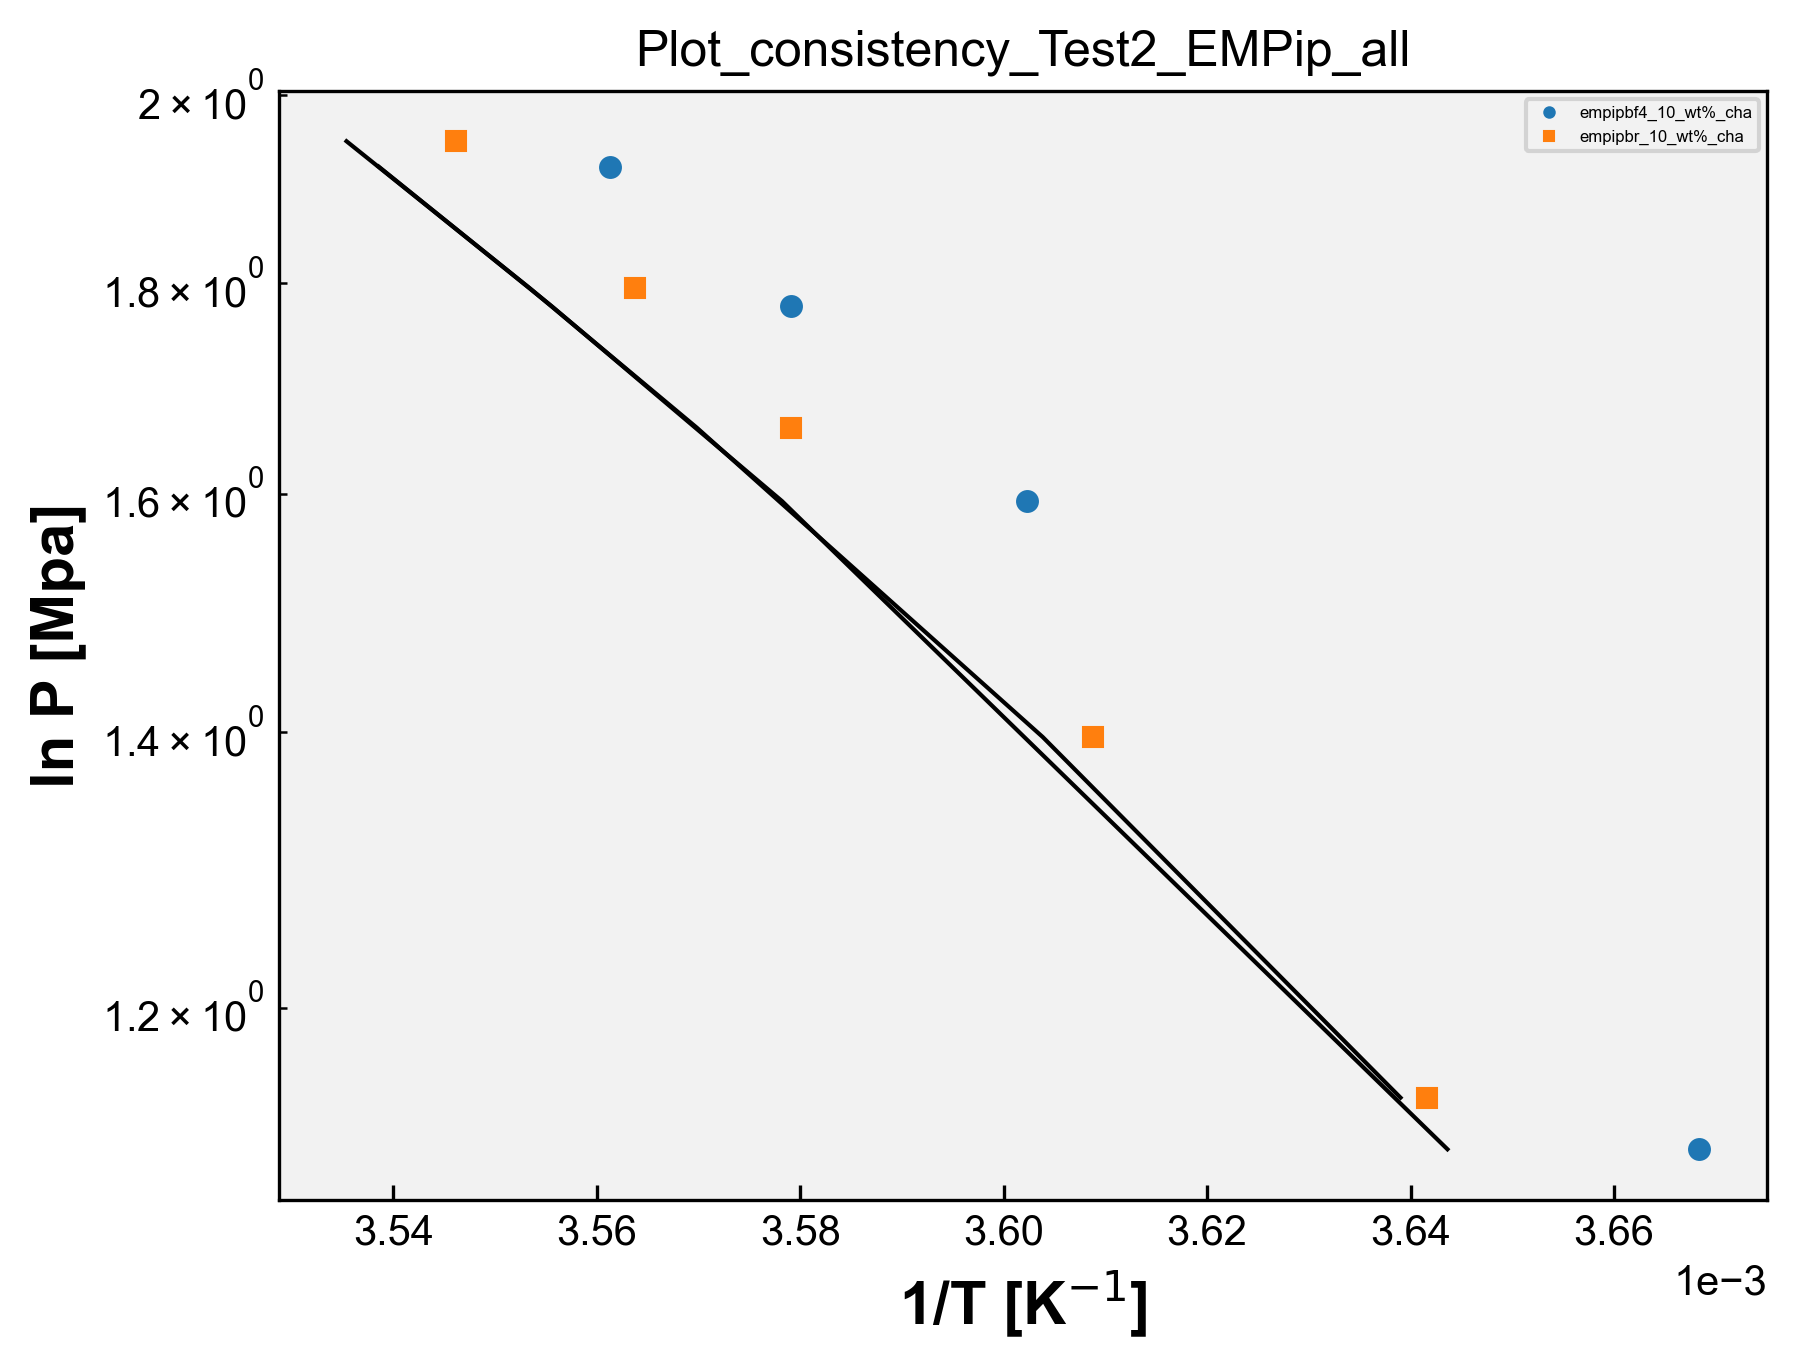

The Python source for this figure:
# Plot_consistency - EMPip
import matplotlib.pyplot as plt
import matplotlib
from matplotlib.font_manager import FontProperties
import pandas as pd
import numpy as np
import openpyxl
import os

matplotlib.rcParams['font.family'] = "Arial" # change the default font # mudança da fonte
matplotlib.rcParams['xtick.direction'] = 'in' # change the ticks direction # mudança da direção dos marcadores ao longo dos eixos de um gráfico que indicam valores específicos
matplotlib.rcParams['ytick.direction'] = 'in'
font = FontProperties() # cria uma instância de propriedades de fontes, tamanho, estilo e família
font.set_family('sans-serif') # 'serif', 'sans-serif', 'cursive', 'fantasy', or 'monospace' # família da fonte
font.set_name('Arial') # nome da fonte
font.set_weight('bold') # 'ultralight', 'light', 'normal', 'regular', 'book', 'medium', 'roman', 'semibold', 'demibold', 'demi', 'bold', 'heavy', 'extra bold', 'black' # peso da fonte
font.set_style('normal') #'normal', 'italic' or 'oblique' # estilo da fonte, negrito, itálico, normal, etc
font.set_size('x-large') # xx-small', 'x-small', 'small', 'medium', 'large', 'x-large', 'xx-large' # tamanho da fonte
plt.rcParams['figure.dpi'] = 300 # resolução padrão para as figuras exibidas na tela
plt.rcParams['savefig.dpi'] = 300 # resolução padrão para as figuras salvas em arquivos PNG, PDF ou SVG
opt = {'fillstyle':'full','markersize':5,'markeredgewidth':0.5} # aparência dos marcadores, fillstyle: full - estilo de preenchimento markersize: 5 - tamanho do marcador markeredgewidth: 0.5 largura da borda do marcador
plt.rcParams['figure.facecolor'] = (1.0,1.0,1.0,0.0) # cor de fundo da figura como transparente
plt.rcParams['axes.facecolor'] = '0.95' # cor de fundo dos eixos como uma tonalidade de cinza claro
#plt.rcParams['figure.figsize'] = (4,4) # tamanho da figura padrão em polegadas


caminho_arquivo = 'EMPip.xlsx' # caminho do arquivo
wb = openpyxl.load_workbook(caminho_arquivo) # ler dados de abas individuais do arquivo Excel sem abrir e fechar repetidamente, mantém aberto. Mais eficiente se você precisa ler dados de várias abas do arquivo. Lista com os nomes de todas as abas do arquivo Excel.
# load_workbook é a função usada para carregar o arquvio Excel

dados_coluna_O_array = [] # matriz para guardar os dados da coluna O de todas as sheet
dados_coluna_P_array = [] # matriz para guardar os dados da coluna P de todas as sheet
dados_coluna_Q_array = [] # matriz para guardar os dados da coluna Q de todas as sheet

nomes_abas = []

for i in wb.sheetnames: # para i dentro da lista wb com os nomes de todas as abas
    nome_aba = wb[i] # obtém o nome da aba na posição i na lista wb, que contém os nomes de todas as abas
    nome_aba_split = nome_aba.title.split("_") # nome_aba é o nome completo da aba. nome_aba.title converte o nome da aba para o formato de título. split("_ ") divide o nome da aba em duas partes usando o caractere "_ "
    if len(nome_aba_split) > 2: # se o nome da aba contiver mais de duas partes
        nome_aba_split.insert(2, "wt%") # insere wt% entre a segunda e a terceira partes do nome da aba
        nome_aba_final = "_".join(nome_aba_split) # junta as partes do nome da aba de volta com "_"
        print('nome_aba_final', nome_aba_final)
        nomes_abas.append(nome_aba_final) # adiciona o nome modificado _a lista de nomes das abas
    else:
        nomes_abas.append(nome_aba.title) # nome da aba não tiver mais de duas partes, adiciona o nome completo da aba à lista nomes_abas (usada na legenda)

    dados_coluna_O = [] # abre uma lista para os dados da coluna O da sheet
    dados_coluna_P = [] # abre uma lista para os dados da coluna P da sheet
    dados_coluna_Q = [] # abre uma lista para os dados da coluna Q da sheet

    for j in nome_aba.iter_rows(min_row=2, values_only=True): # iter_rows: permite iterar sobre as linhas dessa aba # min_row=2: especifica a primeira linha a ser considerada, nesse caso, começa na segunda linha, pois a primeira linha geralmente contém os cabeçalhos das colunas # values_only=True: indica que queremos obter apenas os valores das células, sem incluir informações adicionais como formatação, fórmulas ou estilos.
        dados_coluna_O.append(j[14])
        dados_coluna_P.append(j[15])
        dados_coluna_Q.append(j[16])

    dados_coluna_O_array.append(dados_coluna_O)
    dados_coluna_P_array.append(dados_coluna_P)
    dados_coluna_Q_array.append(dados_coluna_Q)

print('dados_O', dados_coluna_O_array)
print('dados_P', dados_coluna_P_array)
print('dados_Q', dados_coluna_Q_array)

# Plotagem dos dados:

symbols = ['o', 's', '^', 'D', 'v', '>', '<', 'P', 'X', 'H', '*', 'h', '+', 'x', '|', '_', '1', '2', '3', '4', 'p', ',', '.', '8', 'p', 'd', 'D', '|', '_', '$...$']
# Exemplos de símbolos

# Vetor de cores
colors = ['#1f77b4', '#ff7f0e', '#2ca02c', '#d62728', '#9467bd', '#8c564b', '#e377c2', '#7f7f7f', '#bcbd22', '#17becf',  '#aec7e8',  '#ffbb78', '#98df8a', '#ff9896', '#c5b0d5', '#c49c94',  '#f7b6d2', '#c7c7c7',  '#dbdb8d',  '#9edae5',  '#393b79',  '#5254a3', '#6b6ecf',  '#9c9ede',  '#637939',  '#8ca252',  '#b5cf6b', '#cedb9c',  '#8c6d31',  '#bd9e39',  '#e7ba52',  '#e7cb94',  '#843c39', '#ad494a', '#d6616b',  '#e7969c',  '#7b4173', '#a55194',  '#ce6dbd',  '#de9ed6']

lines = []

for i in range(len(dados_coluna_O_array)):
    y = dados_coluna_O_array[i]
    x = dados_coluna_P_array[i]
    x2 = dados_coluna_Q_array[i]
    print('x', x)
    print('y', y)
    print('x2', x2)
    symbol=symbols[i]
    color=colors[i]
    line1, = plt.plot(x, y, marker=symbol, markersize=opt['markersize'], markeredgewidth=opt['markeredgewidth'], fillstyle=opt['fillstyle'], color=color, linestyle='none', label=nomes_abas[i]) # lines armazenam as linhas geradas pelos plots
    line2, = plt.plot(x2, y, color='black', linestyle='-', linewidth=1)

    lines.append(line1)

plt.semilogy()
plt.ticklabel_format(axis='x', style='sci', scilimits=(0,0)) # eixo x em notação científica
plt.legend(handles=lines, loc='upper right', fontsize=4, markerscale=0.5) # cria a legenda usando as linhas armazenadas na lista
plt.xlabel('1/T [K$^{-1}$]',fontproperties=font)
plt.ylabel('ln P [Mpa]',fontproperties=font)
#plt.legend(loc="upper left")

nome_arquivo_python = os.path.basename(__file__) # obter o nome do arquivo python atual
nome_arquivo_sem_extensao = os.path.splitext(nome_arquivo_python)[0] # obter o nome do arquivo sem extensão # [0] vai acessar o primeiro elemento da tupla retornado por path.splitext

plt.title(nome_arquivo_sem_extensao)

plt.savefig(f'{nome_arquivo_sem_extensao}.png',format='png',bbox_inches='tight',
                dpi=300,transparent=False)
plt.show()
